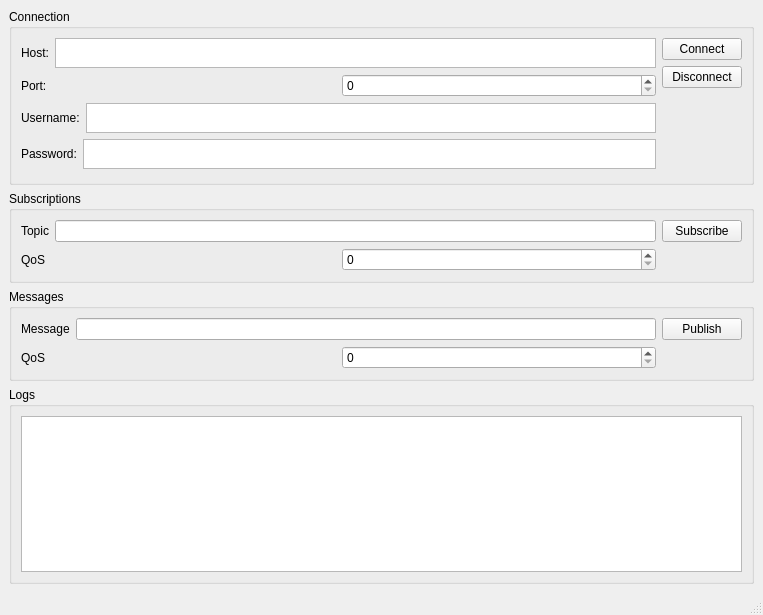
<?xml version="1.0" encoding="UTF-8"?>
<ui version="4.0">
 <class>MainWindow</class>
 <widget class="QMainWindow" name="MainWindow">
  <property name="geometry">
   <rect>
    <x>0</x>
    <y>0</y>
    <width>763</width>
    <height>615</height>
   </rect>
  </property>
  <property name="windowTitle">
   <string>MainWindow</string>
  </property>
  <widget class="QWidget" name="centralwidget">
   <property name="enabled">
    <bool>true</bool>
   </property>
   <layout class="QVBoxLayout" name="verticalLayout_4">
    <item>
     <layout class="QVBoxLayout" name="verticalLayout_7">
      <item>
       <widget class="QGroupBox" name="gPConnection">
        <property name="title">
         <string>Connection</string>
        </property>
        <layout class="QGridLayout" name="gridLayout_2">
         <item row="1" column="0">
          <layout class="QHBoxLayout" name="horizontalLayout">
           <item>
            <layout class="QVBoxLayout" name="vLconnection">
             <item>
              <layout class="QHBoxLayout" name="horizontalLayout_8">
               <item>
                <widget class="QLabel" name="label">
                 <property name="maximumSize">
                  <size>
                   <width>16777215</width>
                   <height>25</height>
                  </size>
                 </property>
                 <property name="text">
                  <string>Host:</string>
                 </property>
                </widget>
               </item>
               <item>
                <widget class="QTextEdit" name="textEdit">
                 <property name="maximumSize">
                  <size>
                   <width>16777215</width>
                   <height>30</height>
                  </size>
                 </property>
                </widget>
               </item>
              </layout>
             </item>
             <item>
              <layout class="QHBoxLayout" name="horizontalLayout_9">
               <item>
                <widget class="QLabel" name="label_2">
                 <property name="maximumSize">
                  <size>
                   <width>16777215</width>
                   <height>25</height>
                  </size>
                 </property>
                 <property name="text">
                  <string>Port:</string>
                 </property>
                </widget>
               </item>
               <item>
                <widget class="QSpinBox" name="spinBox">
                 <property name="maximumSize">
                  <size>
                   <width>16777215</width>
                   <height>30</height>
                  </size>
                 </property>
                 <property name="maximum">
                  <number>10000</number>
                 </property>
                </widget>
               </item>
              </layout>
             </item>
             <item>
              <layout class="QHBoxLayout" name="horizontalLayout_10">
               <item>
                <widget class="QLabel" name="label_3">
                 <property name="maximumSize">
                  <size>
                   <width>16777215</width>
                   <height>25</height>
                  </size>
                 </property>
                 <property name="text">
                  <string>Username:</string>
                 </property>
                </widget>
               </item>
               <item>
                <widget class="QTextEdit" name="textEdit_3">
                 <property name="maximumSize">
                  <size>
                   <width>16777215</width>
                   <height>30</height>
                  </size>
                 </property>
                </widget>
               </item>
              </layout>
             </item>
             <item>
              <layout class="QHBoxLayout" name="horizontalLayout_11">
               <item>
                <widget class="QLabel" name="label_4">
                 <property name="maximumSize">
                  <size>
                   <width>16777215</width>
                   <height>25</height>
                  </size>
                 </property>
                 <property name="text">
                  <string>Password:</string>
                 </property>
                </widget>
               </item>
               <item>
                <widget class="QTextEdit" name="textEdit_4">
                 <property name="maximumSize">
                  <size>
                   <width>16777215</width>
                   <height>30</height>
                  </size>
                 </property>
                </widget>
               </item>
              </layout>
             </item>
             <item>
              <spacer name="verticalSpacer_2">
               <property name="orientation">
                <enum>Qt::Vertical</enum>
               </property>
               <property name="sizeHint" stdset="0">
                <size>
                 <width>20</width>
                 <height>40</height>
                </size>
               </property>
              </spacer>
             </item>
            </layout>
           </item>
           <item>
            <layout class="QVBoxLayout" name="verticalLayout">
             <item>
              <widget class="QPushButton" name="pushButton">
               <property name="maximumSize">
                <size>
                 <width>16777215</width>
                 <height>30</height>
                </size>
               </property>
               <property name="text">
                <string>Connect</string>
               </property>
              </widget>
             </item>
             <item>
              <widget class="QPushButton" name="pushButton_2">
               <property name="maximumSize">
                <size>
                 <width>16777215</width>
                 <height>30</height>
                </size>
               </property>
               <property name="text">
                <string>Disconnect</string>
               </property>
              </widget>
             </item>
             <item>
              <spacer name="verticalSpacer">
               <property name="orientation">
                <enum>Qt::Vertical</enum>
               </property>
               <property name="sizeHint" stdset="0">
                <size>
                 <width>20</width>
                 <height>40</height>
                </size>
               </property>
              </spacer>
             </item>
            </layout>
           </item>
          </layout>
         </item>
        </layout>
       </widget>
      </item>
      <item>
       <widget class="QGroupBox" name="groupBox_2">
        <property name="title">
         <string>Subscriptions</string>
        </property>
        <layout class="QGridLayout" name="gridLayout_3">
         <item row="0" column="0">
          <layout class="QHBoxLayout" name="horizontalLayout_4">
           <item>
            <layout class="QVBoxLayout" name="verticalLayout_5">
             <item>
              <layout class="QHBoxLayout" name="horizontalLayout_2">
               <item>
                <widget class="QLabel" name="label_5">
                 <property name="text">
                  <string>Topic</string>
                 </property>
                </widget>
               </item>
               <item>
                <widget class="QLineEdit" name="lineEdit">
                 <property name="maximumSize">
                  <size>
                   <width>16777215</width>
                   <height>30</height>
                  </size>
                 </property>
                </widget>
               </item>
              </layout>
             </item>
             <item>
              <layout class="QHBoxLayout" name="horizontalLayout_3">
               <item alignment="Qt::AlignLeft">
                <widget class="QLabel" name="label_6">
                 <property name="text">
                  <string>QoS</string>
                 </property>
                </widget>
               </item>
               <item alignment="Qt::AlignVCenter">
                <widget class="QSpinBox" name="spinBox_4">
                 <property name="maximum">
                  <number>10</number>
                 </property>
                </widget>
               </item>
              </layout>
             </item>
            </layout>
           </item>
           <item>
            <layout class="QVBoxLayout" name="verticalLayout_2">
             <item>
              <widget class="QPushButton" name="pushButton_3">
               <property name="maximumSize">
                <size>
                 <width>16777215</width>
                 <height>30</height>
                </size>
               </property>
               <property name="text">
                <string>Subscribe</string>
               </property>
              </widget>
             </item>
             <item>
              <spacer name="verticalSpacer_3">
               <property name="orientation">
                <enum>Qt::Vertical</enum>
               </property>
               <property name="sizeHint" stdset="0">
                <size>
                 <width>20</width>
                 <height>40</height>
                </size>
               </property>
              </spacer>
             </item>
            </layout>
           </item>
          </layout>
         </item>
        </layout>
       </widget>
      </item>
      <item>
       <widget class="QGroupBox" name="groupBox_5">
        <property name="title">
         <string>Messages</string>
        </property>
        <layout class="QGridLayout" name="gridLayout_6">
         <item row="0" column="0">
          <layout class="QHBoxLayout" name="horizontalLayout_12">
           <item>
            <layout class="QVBoxLayout" name="verticalLayout_8">
             <item>
              <layout class="QHBoxLayout" name="horizontalLayout_13">
               <item>
                <widget class="QLabel" name="label_9">
                 <property name="text">
                  <string>Message</string>
                 </property>
                </widget>
               </item>
               <item>
                <widget class="QLineEdit" name="lineEdit_3">
                 <property name="maximumSize">
                  <size>
                   <width>16777215</width>
                   <height>30</height>
                  </size>
                 </property>
                </widget>
               </item>
              </layout>
             </item>
             <item>
              <layout class="QHBoxLayout" name="horizontalLayout_14">
               <item alignment="Qt::AlignLeft">
                <widget class="QLabel" name="label_10">
                 <property name="text">
                  <string>QoS</string>
                 </property>
                </widget>
               </item>
               <item alignment="Qt::AlignVCenter">
                <widget class="QSpinBox" name="spinBox_6">
                 <property name="maximum">
                  <number>10</number>
                 </property>
                </widget>
               </item>
              </layout>
             </item>
            </layout>
           </item>
           <item>
            <layout class="QVBoxLayout" name="verticalLayout_3">
             <item>
              <widget class="QPushButton" name="pushButton_5">
               <property name="maximumSize">
                <size>
                 <width>16777215</width>
                 <height>30</height>
                </size>
               </property>
               <property name="text">
                <string>Publish</string>
               </property>
              </widget>
             </item>
             <item>
              <spacer name="verticalSpacer_4">
               <property name="orientation">
                <enum>Qt::Vertical</enum>
               </property>
               <property name="sizeHint" stdset="0">
                <size>
                 <width>20</width>
                 <height>40</height>
                </size>
               </property>
              </spacer>
             </item>
            </layout>
           </item>
          </layout>
         </item>
        </layout>
       </widget>
      </item>
      <item>
       <widget class="QGroupBox" name="groupBox_4">
        <property name="title">
         <string>Logs</string>
        </property>
        <layout class="QGridLayout" name="gridLayout_5">
         <item row="0" column="0">
          <widget class="QListView" name="listView"/>
         </item>
        </layout>
       </widget>
      </item>
     </layout>
    </item>
   </layout>
  </widget>
  <widget class="QMenuBar" name="menubar">
   <property name="geometry">
    <rect>
     <x>0</x>
     <y>0</y>
     <width>763</width>
     <height>22</height>
    </rect>
   </property>
  </widget>
  <widget class="QStatusBar" name="statusbar"/>
 </widget>
 <resources/>
 <connections/>
</ui>
